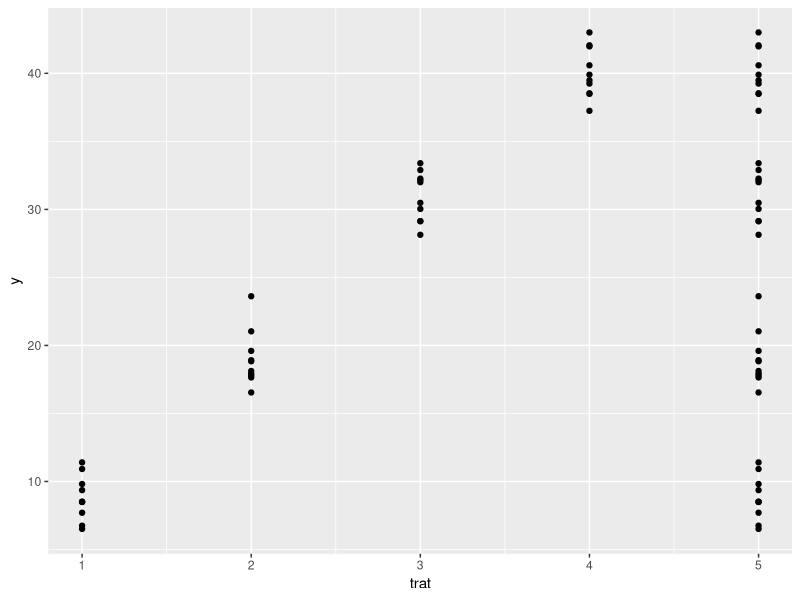
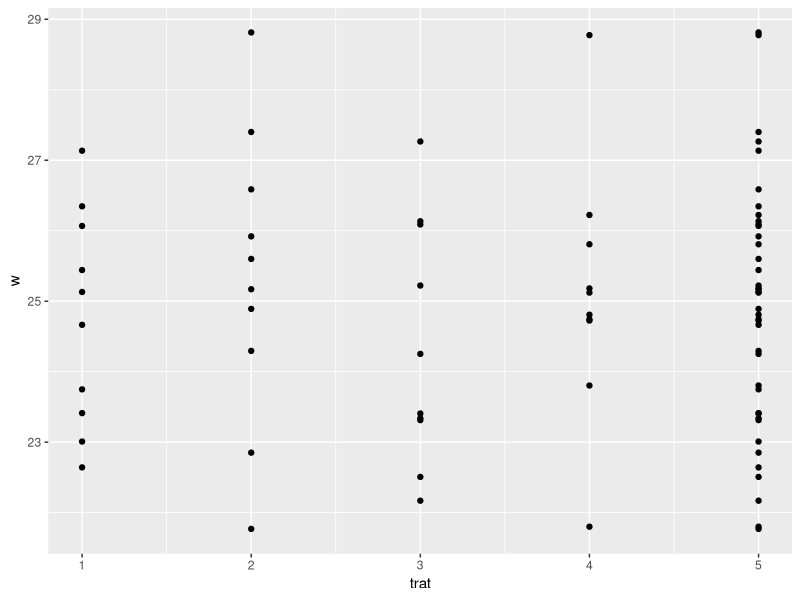
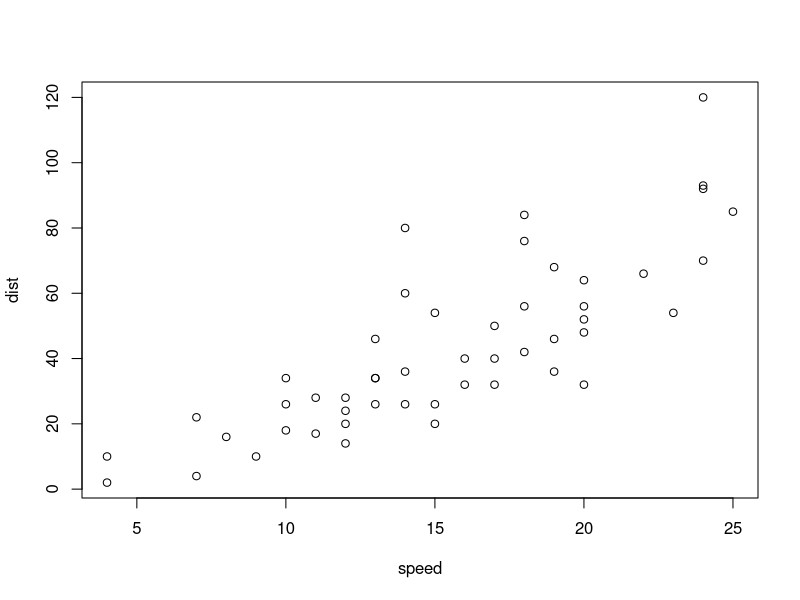

Here is the R script that generated these plots, in order:
## ---- chunk 1
knitr::opts_chunk$set(echo = TRUE)

#libraries
library(kableExtra)
library(tidyverse)
## ---- chunk 2
set.seed(321)
## ---- chunk 3
N=9 #n. de unidades experimentais
a=3 #n. de tratamentos
n=3 #n. de repetições
sorteio <- sample(x=rep(LETTERS[1:a],n), size=N, replace=F)
print(data.frame("semente"=1:N,"tratamento"=sorteio))
## ---- chunk 4
tab <- tibble("semente"=1:N, "tratamento"=sorteio)
kable(tab, align='c')
## ---- chunk 5
# carregue o pacote tidyverse com library(tidyverse)
set.seed(2468)
n <- 10;a <- 4
trat <- 1:a |> rep(n) |> sort()
total <- rep(5,n*a)
trat <- c(trat,total)

m1 <- 10;m2 <- 20;m3 <- 30;m4 <- 40
y1 <- rnorm(n, m1, 2);y2 <- rnorm(n, m2, 2)
y3 <- rnorm(n, m3, 2);y4 <- rnorm(n, m4, 2)
y <- rep(c(y1,y2,y3,y4),2)
d1 <- tibble(y,trat)

m <- 25
w1 <- rnorm(n, m, 2);w2 <- rnorm(n, m, 2)
w3 <- rnorm(n, m, 2);w4 <- rnorm(n, m, 2)
w <- rep(c(w1,w2,w3,w4),2)
d2 <- tibble(w,trat)

d1 |> ggplot(aes(x=trat, y=y)) + geom_point()
d2 |> ggplot(aes(x=trat, y=w)) + geom_point()
## ---- chunk 6
plot(cars)  # a scatterplot
